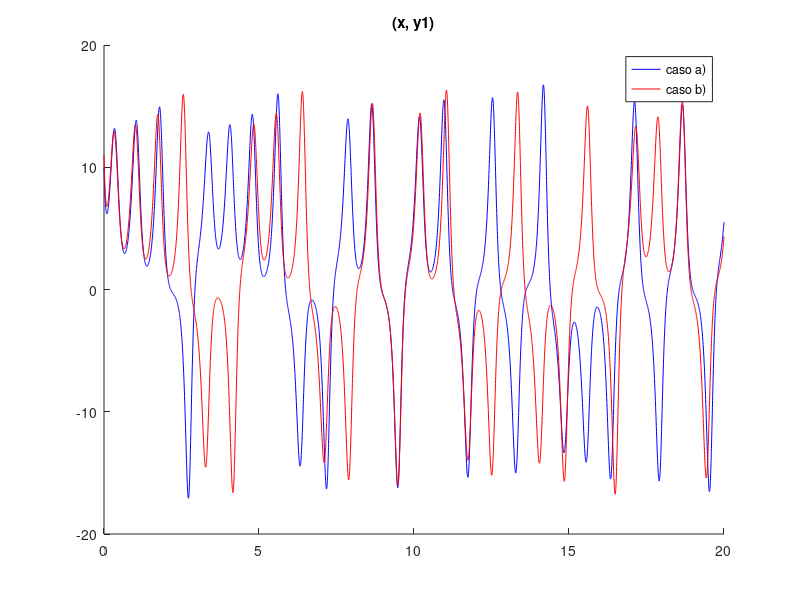
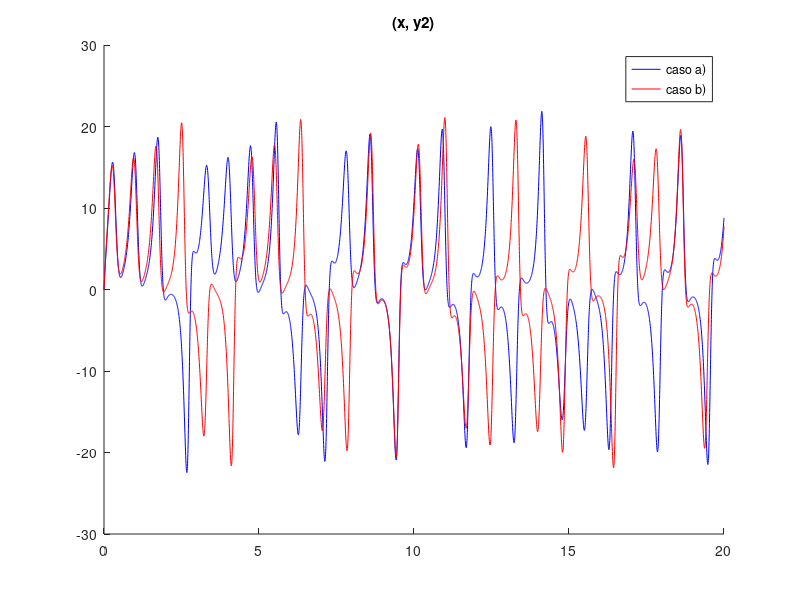
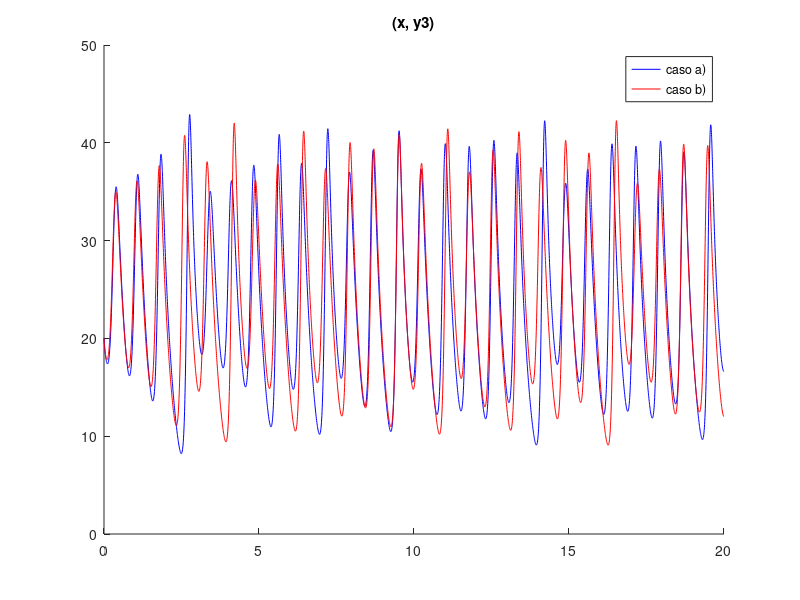
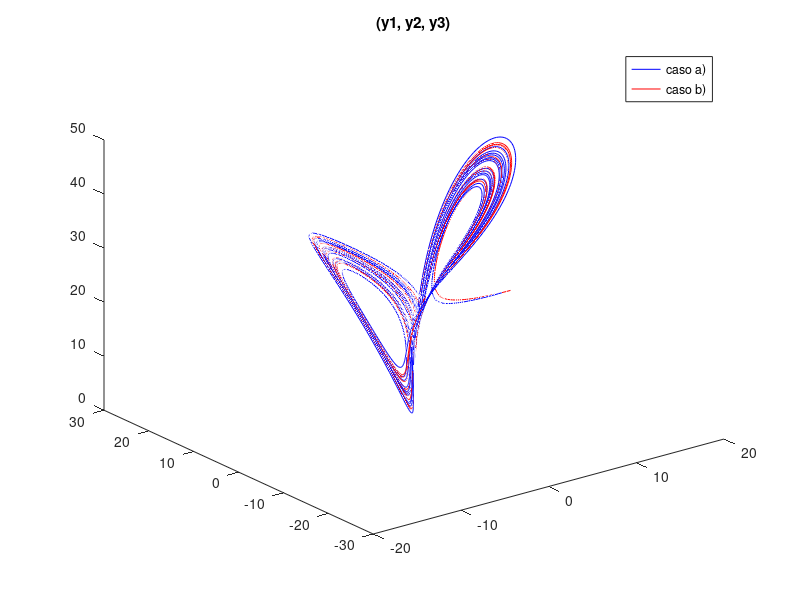

Write the MATLAB code that produced these figures, in order.
fAL = @(x,y,sigma,r,b) [sigma*(y(2)-y(1));...
r*y(1)-y(2)-y(1)*y(3); y(1)*y(2)-b*y(3)];

sigma = 10; r = 28; b = 8/3;
y0=[10, 0, 20];
opz=odeset ("RelTol", 1e-6);
[x,y] = ode45(fAL,[0, 20],y0,opz,sigma,r,b);
y0=[11, 0, 20];
[a,b] = ode45(fAL,[0, 20],y0,opz,sigma,r,b);
hold on
plot(x,y(:,1), "b")
plot(a,b(:,1), "r")
legend("caso a)","caso b)")
title("(x, y1)")
print('-djpeg','6_2_1.jpeg');
clf
hold on
plot(x,y(:,2), "b")
plot(a,b(:,2), "r")
legend("caso a)","caso b)")
title("(x, y2)")
print('-djpeg','6_2_2.jpeg');
clf
hold on
plot(x,y(:,3), "b")
plot(a,b(:,3), "r")
legend("caso a)","caso b)")
title("(x, y3)")
print('-djpeg','6_2_3.jpeg');
clf
plot3(y(:,1),y(:,2),y(:,3), "b")
hold on
plot3(b(:,1),b(:,2),b(:,3), "r")
legend("caso a)","caso b)")
title("(y1, y2, y3)")
print('-djpeg','6_2_4.jpeg');
clf